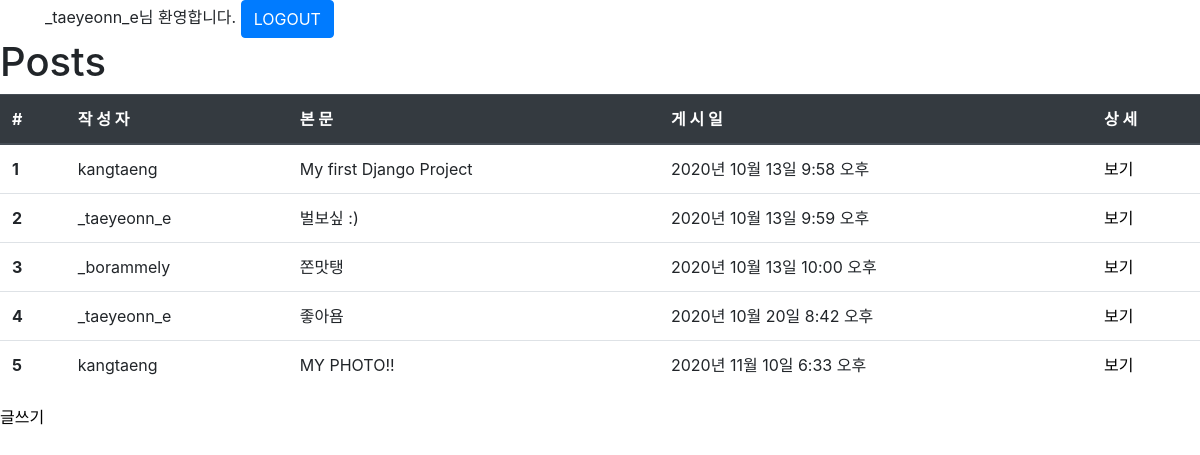
Screenshot of /posts/ (signed in) with the database file from the repository.
### posts/models.py (models this page shows, shortened)
class Post(models.Model):
    user = models.ForeignKey(User, on_delete=models.CASCADE, null=False)
    body = models.TextField()
    image = models.ImageField(upload_to='posts', null=True)
    created_at = models.DateTimeField()
    liked_users = models.ManyToManyField(User, related_name='liked_posts')

### posts/views.py (the view)
# urls.py: path('', views.index, name='index'),
def index(request):
    posts = Post.objects.all()
    context = {'posts': posts}
    return render(request, 'posts/index.html', context)

### posts/templates/posts/index.html
{% extends "base.html" %}
{% load static %}
{% block style %}
<link rel="stylesheet" href="{% static 'posts/style.css' %}"   type="text/css">
{% endblock %}
{% block content %}
<h1>Posts</h1>
{% if posts %}
<table class="table table-hover">
  <thead class="thead-dark">
    <tr>
      <th>#</th>
      <th>작 성 자</th>
      <th>본 문</th>
      <th>게 시 일</th>
      <th>상 세</th>
    </tr>
  </thead>
  <tbody>
    {% for post in posts %}
    <tr>
      <th>{{ post.id }}</th>
      <td>{{ post.user.get_username }}</td>
      <td>{{ post.body }}</td>
      <td>{{ post.created_at }}</td>
      <td><a href="{% url 'posts:detail' post.id %}">보기</a></td>
    </tr>
    {% endfor %}
  </tbody>
</table>
{% else %}
<p>No Posts.</p>
{% endif %}
<a href="{% url 'posts:new' %}">글쓰기</a>
{% endblock %}

### templates/base.html (shortened to what this page needs)
{% load static %}
<!DOCTYPE html>
<html lang="en">
<head>
    <link rel="stylesheet" href="https://cdn.jsdelivr.net/npm/bootstrap@4.5.3/dist/css/bootstrap.min.css">
    <link rel="stylesheet" href="{% static 'style.css' %}" type="text/css">
    {% block style %}
    {% endblock %}
</head>
<body>
    {% if user.is_authenticated %}
    <div class="container">
        <form action="{% url 'accounts:logout' %}" method="POST">
            {{ user.get_username }}님 환영합니다.
            <button type="submit" class="btn btn-primary">LOGOUT</button>
        </form>
    </div>
    {% endif %}
    {% block content %}
    {% endblock %}
</body>
</html>

### static/style.css (style rules this page uses)
* { box-sizing: border-box; margin: 0px; padding: 0px; }

### posts/static/posts/style.css (style rules this page uses)
body { font-family: -apple-system, BlinkMacSystemFont, "Segoe UI", Roboto, Oxygen, Ubuntu, Cantarell, "Open Sans", "Helvetica Neue", sans-serif; }
a { text-decoration: none; color: black; }

### rows the page displays
Post: id "1", user.get_username "kangtaeng", body "My first Django Project", created_at "2020년 10월 13일 9:58 오후"
Post: id "2", user.get_username "_taeyeonn_e", body "벌보싶 :)", created_at "2020년 10월 13일 9:59 오후"
Post: id "3", user.get_username "_borammely", body "쫀맛탱", created_at "2020년 10월 13일 10:00 오후"
Post: id "4", user.get_username "_taeyeonn_e", body "좋아욤", created_at "2020년 10월 20일 8:42 오후"
Post: id "5", user.get_username "kangtaeng", body "MY PHOTO!!", created_at "2020년 11월 10일 6:33 오후"

### other values shown
{{ user.get_username }} "_taeyeonn_e"
